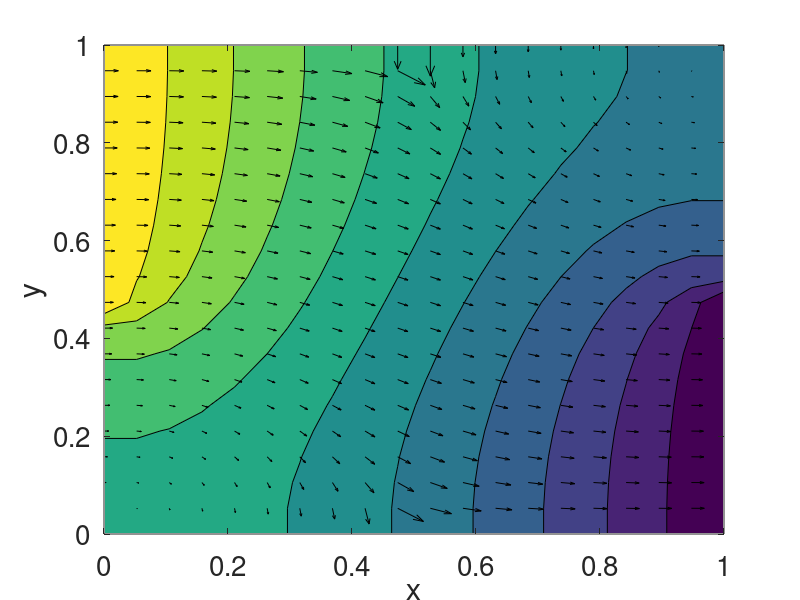
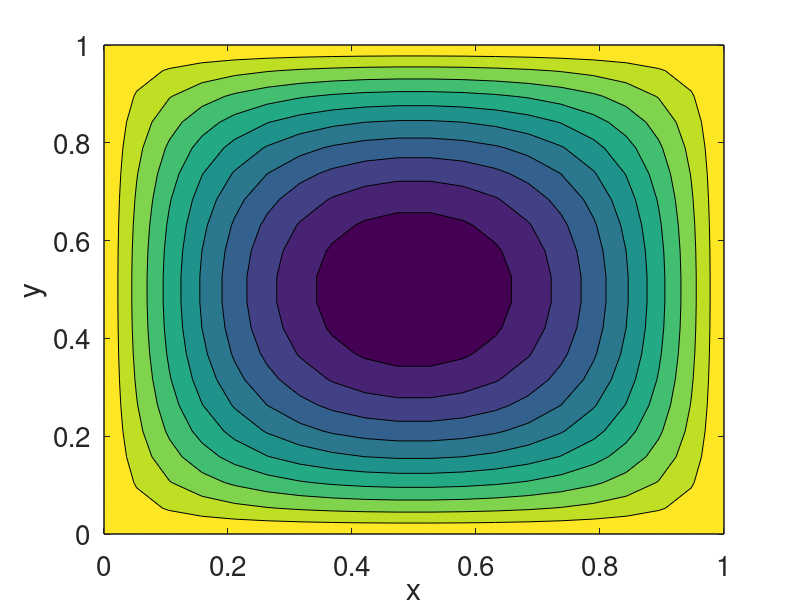

These figures' MATLAB source, in order:
% PDEs WS #3
% clear; clc;

% Problem 1
% Given:
% V = <u,v,0>
% u = -partial(phi,x)
% v = -partial(phi,y)

% partial(partial(phi,x),x) + partial(partial(phi,y),y) = 0
% Discretized:
%     phi_{i-1,j} + phi_{i+1,j} + phi_{i,j-1} + phi_{i,j+1} - 4phi_{i,j} = 0
%     phi_{i,j} = 1/4 ( phi_{i-1,j} + phi_{i+1,j} + phi_{i,j-1} + phi_{i,j+1} )

% BCs:
%     Neumann:
%     {x=[0,L],y=0,L}: partial(phi,y) = 0
%     {x=0,y=[0,L/2]}: partial(phi,x) = 0
%     {x=L,y=[L/2,L]}: partial(phi,x) = 0
%     Dirichlet:
%     {x=0,y=[L/2,L]}: phi = 10
%     {x=L,y=[0,L/2]}: phi = 0

L = 1;
N = 20;
phi_in = 10;
phi_out = 0;

delta = L/N;
x = linspace(0,L,N);
y = linspace(0,L,N);

% Apply Dirichlet BCs
phi = zeros(N,N);
phi(1,N/2:N) = phi_in;
phi(N,1:N/2) = phi_out;

% Liebmann's Method
n_iter = 10000;
tol = 1.0e-5;
phi_new = phi(:,:);
for n=1:n_iter
	for i=2:N-1
		for j=2:N-1
			phi_new(i,j) = 1/4*( phi(i-1,j) + phi(i+1,j) + phi(i,j-1) + phi(i,j+1) );
		end
	end
	
	% Apply Neumann BCs
	phi_new(:,1) = phi_new(:,2);
	phi_new(:,N) = phi_new(:,N-1);
	phi_new(1,1:N/2-1) = phi_new(2,1:N/2-1);
	phi_new(N,N/2+1:N) = phi_new(N-1,N/2+1:N);
	
	res=max(abs(phi_new(:)-phi(:)));
	if res<tol
		break;
	end
	
	phi(:,:) = phi_new(:,:);
	
	if rem(n,10)==0
		contourf(x,y,phi');
		xlabel('x');
		ylabel('y');
		set(gca,'Fontsize',20);
		drawnow;
	end
end

% Solve for internal points' velocities using central difference approximation
u = zeros(N,N);
v = zeros(N,N);

for j=1:N
	for i=2:N-1
		u(i,j) = -(phi(i+1,j)-phi(i-1,j))/(2*delta);
	end
end
for j=2:N-1
	for i=1:N
		v(i,j) = -(phi(i,j+1)-phi(i,j-1))/(2*delta);
	end
end

figure(1); clf(1);
contourf(x,y,phi');
hold on;
quiver(x,y,u,v,'k');
xlabel('x');
ylabel('y');
set(gca,'Fontsize',20);
drawnow;

% Problem 2
% Given:

% partial(partial(T,x),x) + partial(partial(T,y),y) = -k(T - Ta)
% Discretized:
%     T_{i,j} = 1/(4-k) ( T_{i-1,j} + T_{i+1,j} + T_{i,j-1} + T_{i,j+1} - k Ta)

T_l = T_r = T_t = T_b = T_boundary = 100;
N = 20;
k = 0.01;
Ta = 20;
x = linspace(0,L,N);
y = linspace(0,L,N);
figure(2); clf(2);

T = zeros(N,N);
T_new = T(:,:);

% Liebmann's Method
n_iter = 10000;
tol = 1.0e-5;
for n=1:n_iter
	for i=2:N-1
		for j=2:N-1
			T_new(i,j) = 1/(4-k)*( T(i-1,j) + T(i+1,j) + T(i,j-1) + T(i,j+1) - k*Ta );
		end
	end
	
	res=max(abs(T_new(:)-T(:)));
	if res<tol
		break;
	end
	
	T(:,:) = T_new(:,:);
	
	if rem(n,10)==0
		contourf(x,y,T');
		xlabel('x');
		ylabel('y');
		set(gca,'Fontsize',20);
		drawnow;
	end
end

contourf(x,y,T');
xlabel('x');
ylabel('y');
set(gca,'Fontsize',20);
drawnow;

wait = input("HI");
